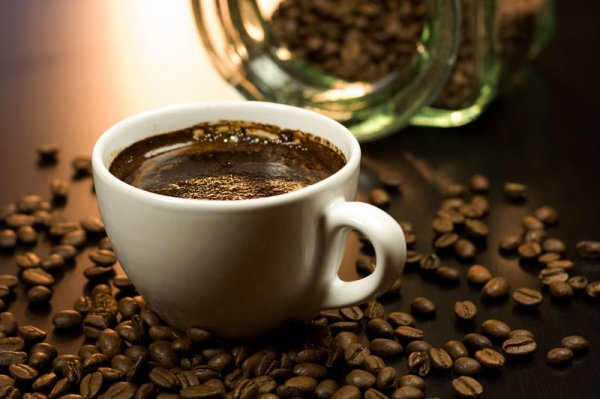
#> input picture HelloPython/day13/coffee.jpg, 600 x 399 px
$ python mycv04_crop.py
#> lines starting #> are read from the running program, lines starting #| are printed output that depends on the picture
import cv2

img = cv2.imread('coffee.jpg',cv2.IMREAD_COLOR)
#> img is the input picture: shape (399, 600, 3); mean B, G, R 51.8, 73.9, 92.6
print(len(img))
#| 399
print(len(img[0]))
#| 600


crop_img = img[100: 500, 85: 350]
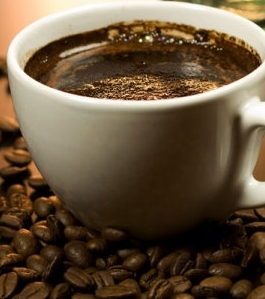
#> crop_img: shape (299, 265, 3); mean B, G, R 60.5, 82.8, 101.4
cv2.imshow('image', crop_img)
#cv2.imwrite("eeffoc.jpg", crop_img)
cv2.waitKey(0)
cv2.destroyAllWindows()
